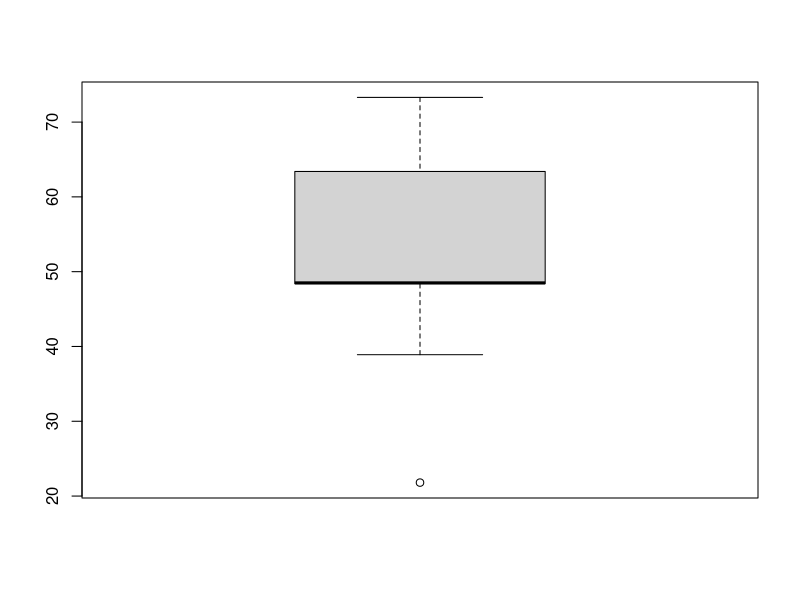
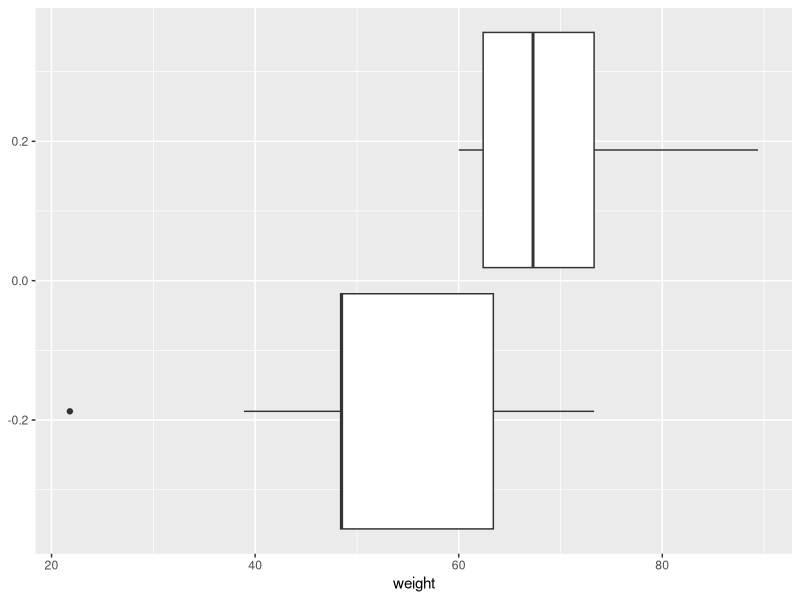
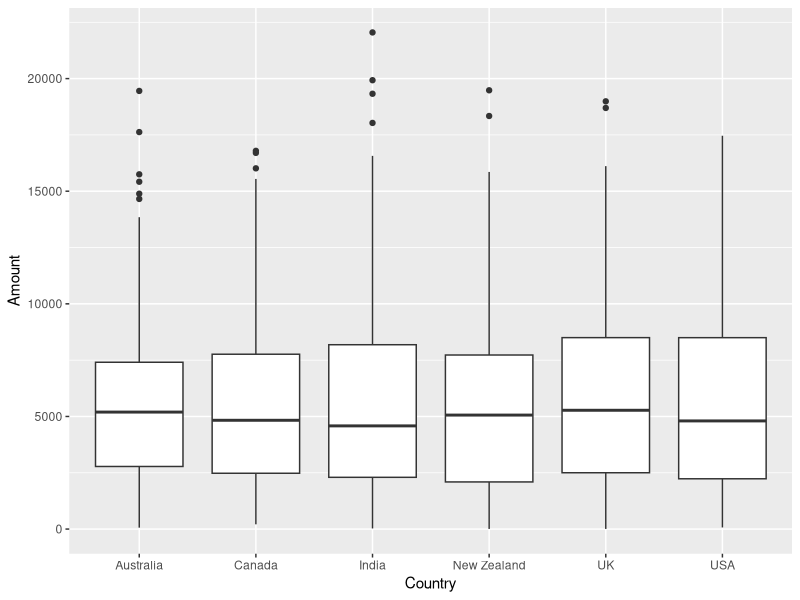

Generate these figures, in order, with R:
##############ONE SAMPLE

library(ggplot2)
data<-c(5260,5470,5640,6180,6390,6515,6805,7515,7515,8230,8770)
t.test(x=data,mu=7725)

###############TWO SAMPLE INDEPENDENT

f<-c(38.9,61.2,73.3,21.8,63.4,64.6,48.4,48.4,48.5)
m<-c(67.8,60,63.4,76,89.4,73.3,67.3,61.3,62.4)
weight<-c(f,m)
gender=rep(c("Female","Male"),each=9)
data3<-data.frame(weight,gender)
t.test(x=f,y=m,alternative="two.sided")
boxplot(x=f)
ggplot(data3,aes(x=weight,group=gender))+geom_boxplot()

####################TWO SAMPLE PAIRED

before<-c(200.1,190.9,192.7,213,241.4,196.9,172.2,185.5,205.2,193.7)
after<-c(392.9,393.2,345.1,393,434,427.9,422,383.9,392.3,352.2)
t.test(x=before,y=after,paired=TRUE)
data4<-data.frame(
   group=rep(c("before","after"),each=10),
   weight=c(before,after)
)

t.test(x=before,y=after,paired=TRUE,alternative="greater",var.equal = FALSE)
t.test(x=before,y=after,paired=TRUE,alternative="less",var.equal = TRUE)

#### Interpretation of infinite confidence interval and p-value = 1?

###Hypothesis testing ANOVA

library(readxl)
Choc_data <- read_excel("STAT 305 Statistical Computing/Choc-data.xlsx")
head(Choc_data)
str(Choc_data)

Choc_data$`Sales Person`<-as.factor(Choc_data$`Sales Person`)
Choc_data$Product<-as.factor(Choc_data$Product)
Choc_data$Country<-as.factor(Choc_data$Country)
str(Choc_data)
library(tidyverse)
ggplot(Choc_data,aes(x=Country,y=Amount,group=Country))+geom_boxplot()

AmC<-aov(Amount~Country,data=Choc_data)
summary(AmC)

AmC2<-aov(`Boxes Shipped`~Country,data=Choc_data)
summary(AmC2)

data("ToothGrowth")
str(ToothGrowth)

AmC3<-aov(len~supp,data=ToothGrowth)
summary(AmC3)

AmC4<-aov(dose~supp,data=ToothGrowth)
summary(AmC4)


data("ToothGrowth")
ToothGrowth$doseF<-as.factor(ToothGrowth$dose)
AmC5<-aov(len~doseF,data=ToothGrowth)
summary(AmC5)
TukeyHSD(AmC5)

AmC6<-aov(len~supp*doseF,data=ToothGrowth)
summary(AmC6)
TukeyHSD(AmC6)



